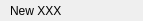
<?xml version="1.0" encoding="UTF-8"?>
<ui version="4.0">
 <class>EditableStringListPlaceHolder</class>
 <widget class="QWidget" name="EditableStringListPlaceHolder">
  <property name="geometry">
   <rect>
    <x>0</x>
    <y>0</y>
    <width>143</width>
    <height>21</height>
   </rect>
  </property>
  <property name="windowTitle">
   <string>Form</string>
  </property>
  <layout class="QHBoxLayout" name="horizontalLayout">
   <property name="leftMargin">
    <number>10</number>
   </property>
   <property name="topMargin">
    <number>0</number>
   </property>
   <property name="rightMargin">
    <number>0</number>
   </property>
   <property name="bottomMargin">
    <number>0</number>
   </property>
   <item>
    <widget class="QLabel" name="label">
     <property name="text">
      <string>New XXX</string>
     </property>
    </widget>
   </item>
  </layout>
 </widget>
 <resources/>
 <connections/>
</ui>
